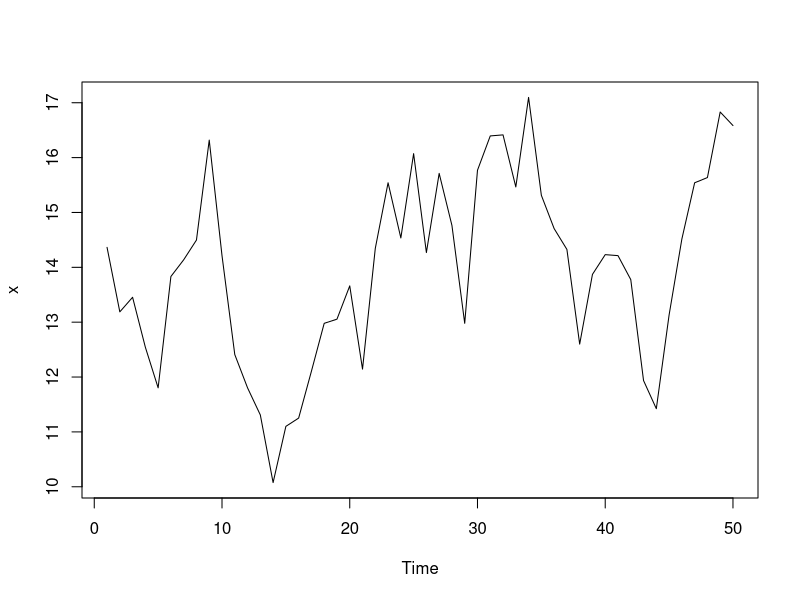
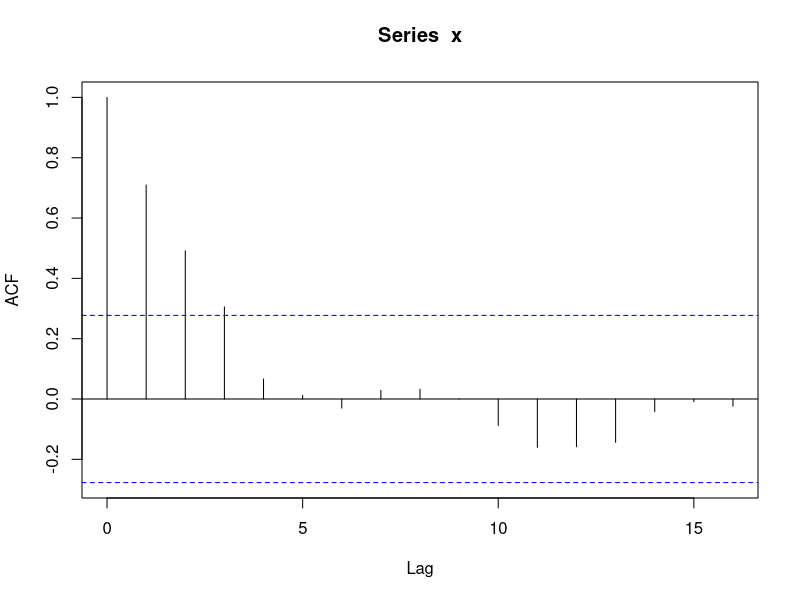

Write the R code that produced these figures, in order.
## 関数arの使い方
## 実行例1: 人口データ
## 前々節でシミュレートしたARモデルを利用する
set.seed(123)
n <- 1000 # データ数
a <- c(0.669, 0.263) # ARの係数
x <- arima.sim(list(ar = a), n)
p.max <- 10 # 当てはめの候補とするARモデルの最大次数
ar(x, aic=TRUE,order.max=p.max,method="yule-walker")
### 推定されたモデル： AR(2), a1=0.6420, a2=0.2812
# 実行例2: Monthly Lake Erie Levels 1921 - 1970
# Hyndman, R.J. "Time Series Data Library", http://data.is/TSDLdemo.
# Accessed on <monthly-lake-erie-levels-1921-1970>
ldata <- read.csv(file="monthly-lake-erie-levels-1921-1970.csv", row.names=1)
ldata1 <- ldata$ Monthly.Lake.Erie.Levels.1921...1970.
length(ldata1)
x <- ts(ldata1[seq(12,600,by=12)]) # data of December
plot(x)
acf(x)
# pacf(x)
(arfit <- ar(x, aic = TRUE, order.max = 10, method = c("yule-walker")))
(ar(x,aic=TRUE,order.max = 10,method = c("mle")))  # 結果が少し異なる. 推定法が異なる


